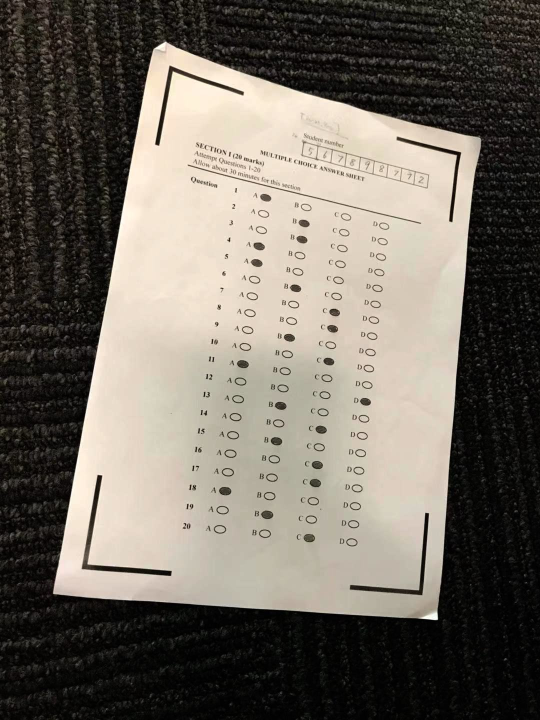
#> input picture images/11.jpeg, 1080 x 1440 px (shown at 1/2 size)
$ python bs.py --image ../images/10.jpeg --background ../images/11.jpeg
#> lines starting #> are read from the running program, lines starting #| are printed output that depends on the picture; after the words box and inside, x2 and y2 are one past the last pixel; in counts of white or black regions, pixels touching at a corner belong together
import cv2
import argparse

ap = argparse.ArgumentParser()
ap.add_argument("-i", "--image", required=True, help="path to the input image")
ap.add_argument("-b", "--background", required=True, help="background image")
ap.add_argument('--method', type=str, help='Background subtraction method (KNN, MOG2).', default='MOG2')
args = vars(ap.parse_args())

bg = cv2.imread(args['background'])
#> bg is the input picture: shape (1440, 1080, 3); mean B, G, R 97.1, 106.4, 112.9
image = cv2.imread(args['image'])
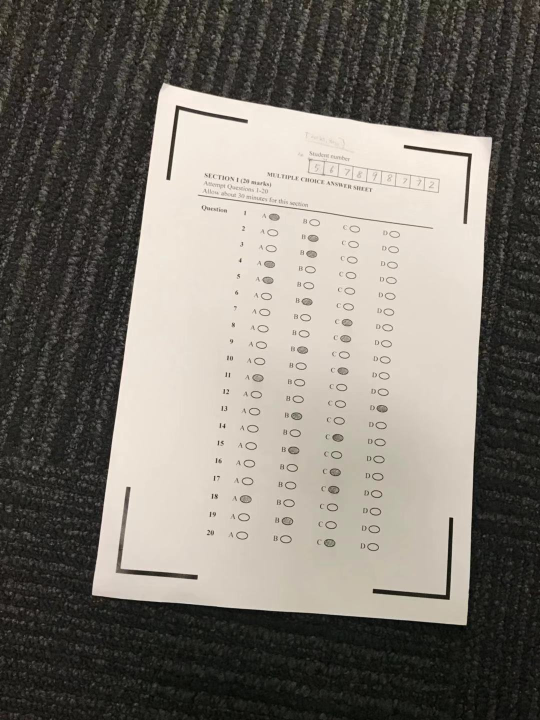
#> input picture images/10.jpeg, 1080 x 1440 px (shown at 1/2 size)
#> image is the input picture: shape (1440, 1080, 3); mean B, G, R 110, 117.6, 122.6
bg = cv2.resize(bg, (600, 1000))
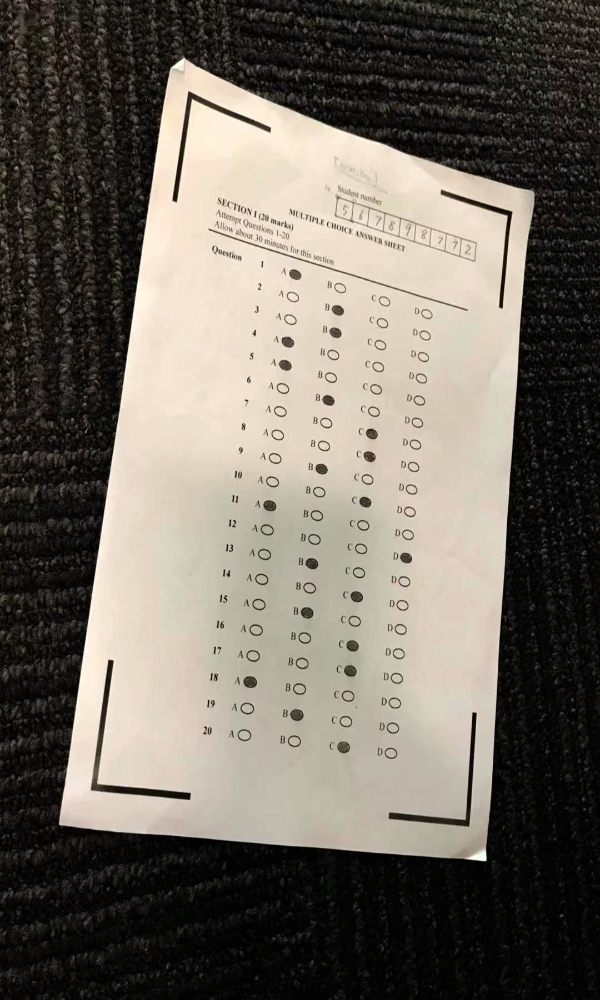
#> bg: shape (1000, 600, 3); mean B, G, R 97.1, 106.4, 112.8
image = cv2.resize(image, (600, 1000))
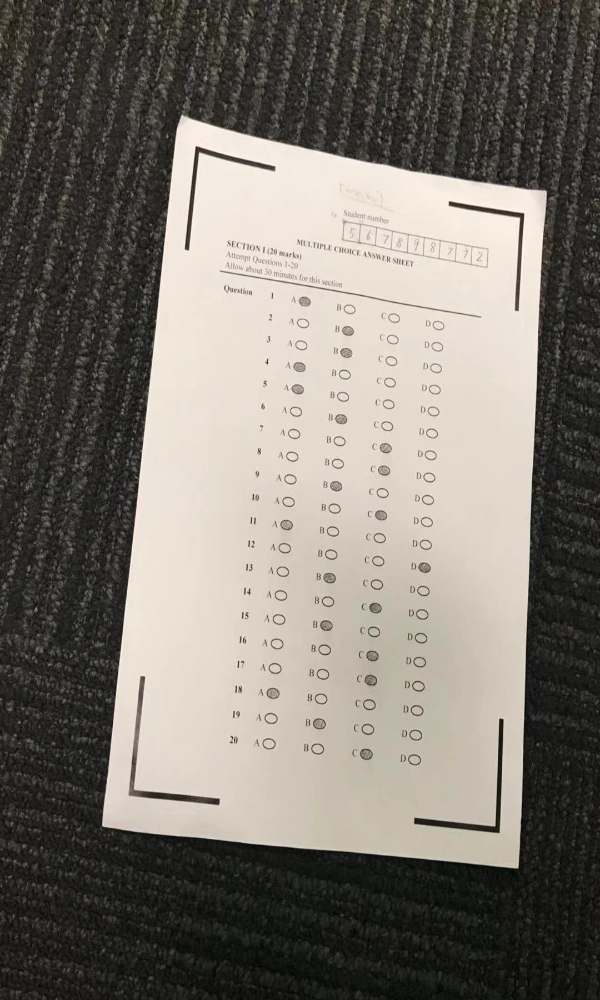
#> image: shape (1000, 600, 3); mean B, G, R 109.9, 117.5, 122.5

# Approach one: subtraction between two numpy arrays
diff = abs(image-bg)
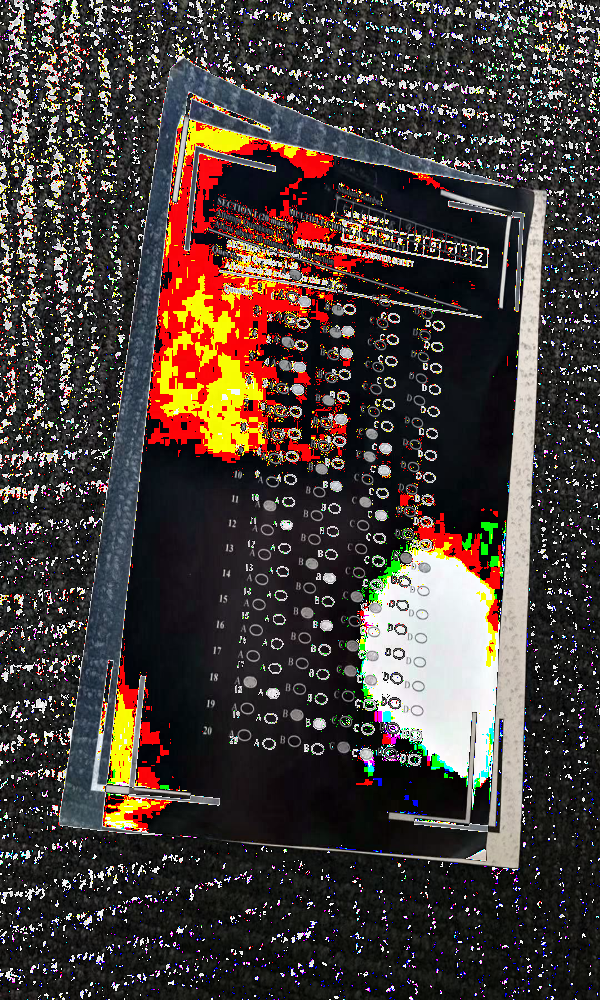
#> diff: shape (1000, 600, 3); mean B, G, R 57.1, 61.7, 71.8
cv2.imwrite("diff.png", diff)


# Approach two: background subtraction
# https://docs.opencv.org/3.4/d1/dc5/tutorial_background_subtraction.html
if args['method'] == 'MOG2':
    backSub = cv2.createBackgroundSubtractorMOG2()
else:
    backSub = cv2.createBackgroundSubtractorKNN()

fgMask = backSub.apply(bg)
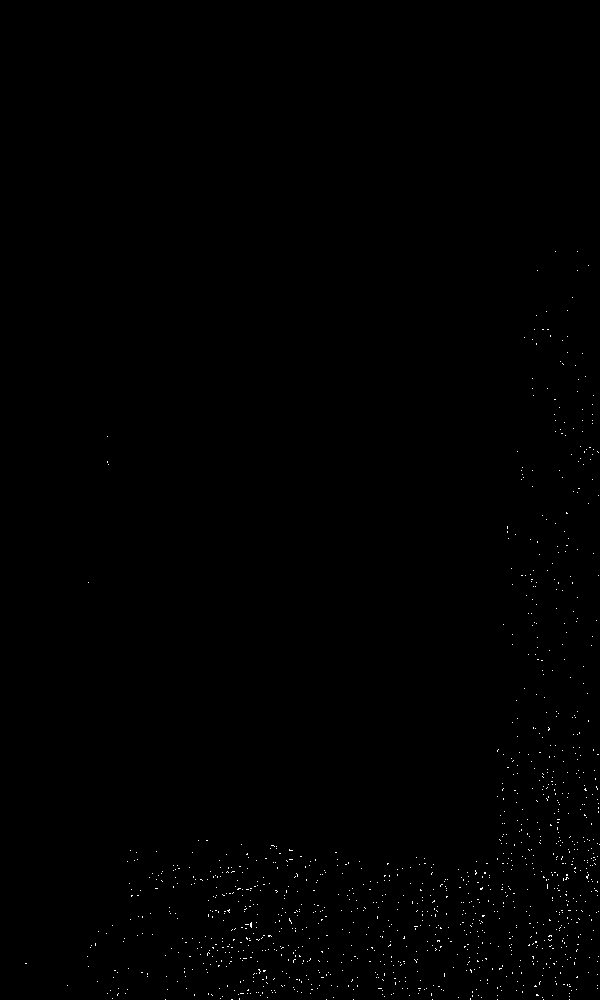
#> fgMask: shape (1000, 600); values 127 (black) and 255 (white), 0.29% white in thin lines or dots, all inside (x1, y1, x2, y2) = (25, 251, 600, 1000)

cv2.imshow('bg', bg)
cv2.imshow('FG Mask', fgMask)
cv2.waitKey(0)
